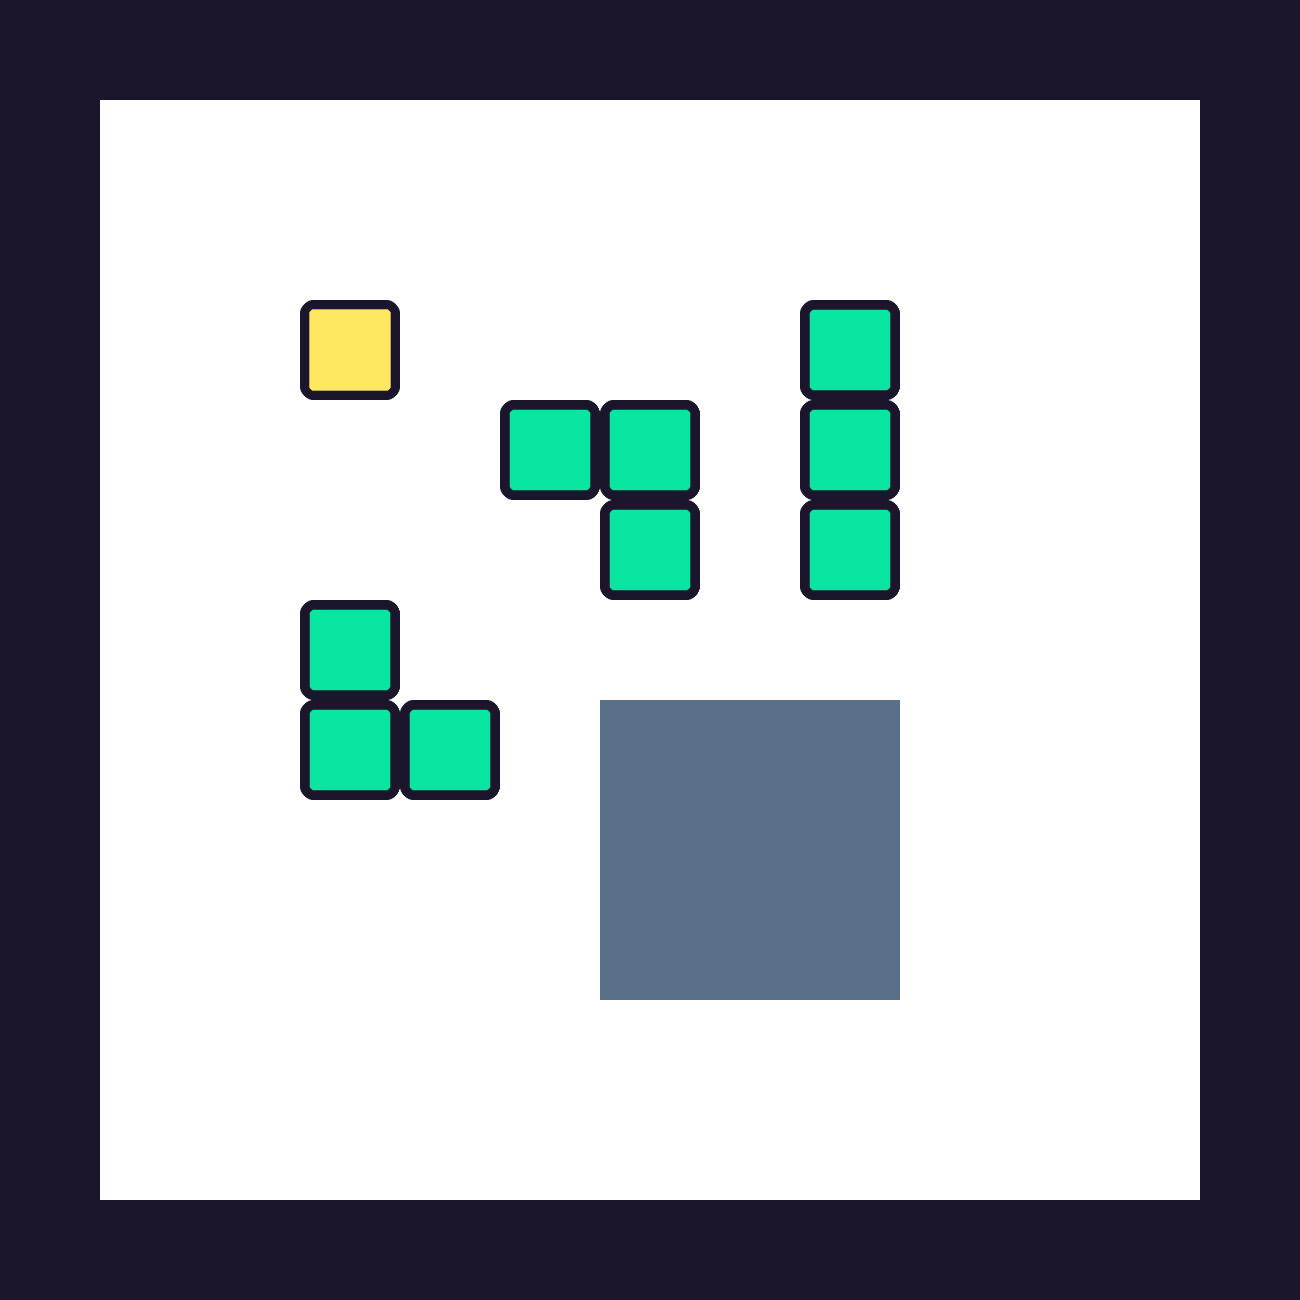

This game map was drawn from its Tiled (.tmx) file and the tilesets committed beside it. A one-line description and the full map source follow:
An orthogonal 13x13 tile map with 100x100 px tiles, 1 tile layer (Tile Layer 1).

<map version="1.10" tiledversion="1.11.0" orientation="orthogonal" renderorder="right-down" width="13" height="13" tilewidth="100" tileheight="100" infinite="0" backgroundcolor="#ffffff" nextlayerid="2" nextobjectid="1">
 <editorsettings>
  <export target="../../tools/map3.csv" format="csv" />
 </editorsettings>
 <tileset firstgid="1" name="tileset" tilewidth="100" tileheight="100" tilecount="6" columns="6">
  <image source="tileset.png" width="600" height="100" />
 </tileset>
 <layer id="1" name="Tile Layer 1" width="13" height="13">
  <data encoding="csv">
5,5,5,5,5,5,5,5,5,5,5,5,5,
5,0,0,0,0,0,0,0,0,0,0,0,5,
5,0,0,0,0,0,0,0,0,0,0,0,5,
5,0,0,2,0,0,0,0,1,0,0,0,5,
5,0,0,0,0,1,1,0,1,0,0,0,5,
5,0,0,0,0,0,1,0,1,0,0,0,5,
5,0,0,1,0,0,0,0,0,0,0,0,5,
5,0,0,1,1,0,4,4,4,0,0,0,5,
5,0,0,0,0,0,4,4,4,0,0,0,5,
5,0,0,0,0,0,4,4,4,0,0,0,5,
5,0,0,0,0,0,0,0,0,0,0,0,5,
5,0,0,0,0,0,0,0,0,0,0,0,5,
5,5,5,5,5,5,5,5,5,5,5,5,5
</data>
 </layer>
</map>